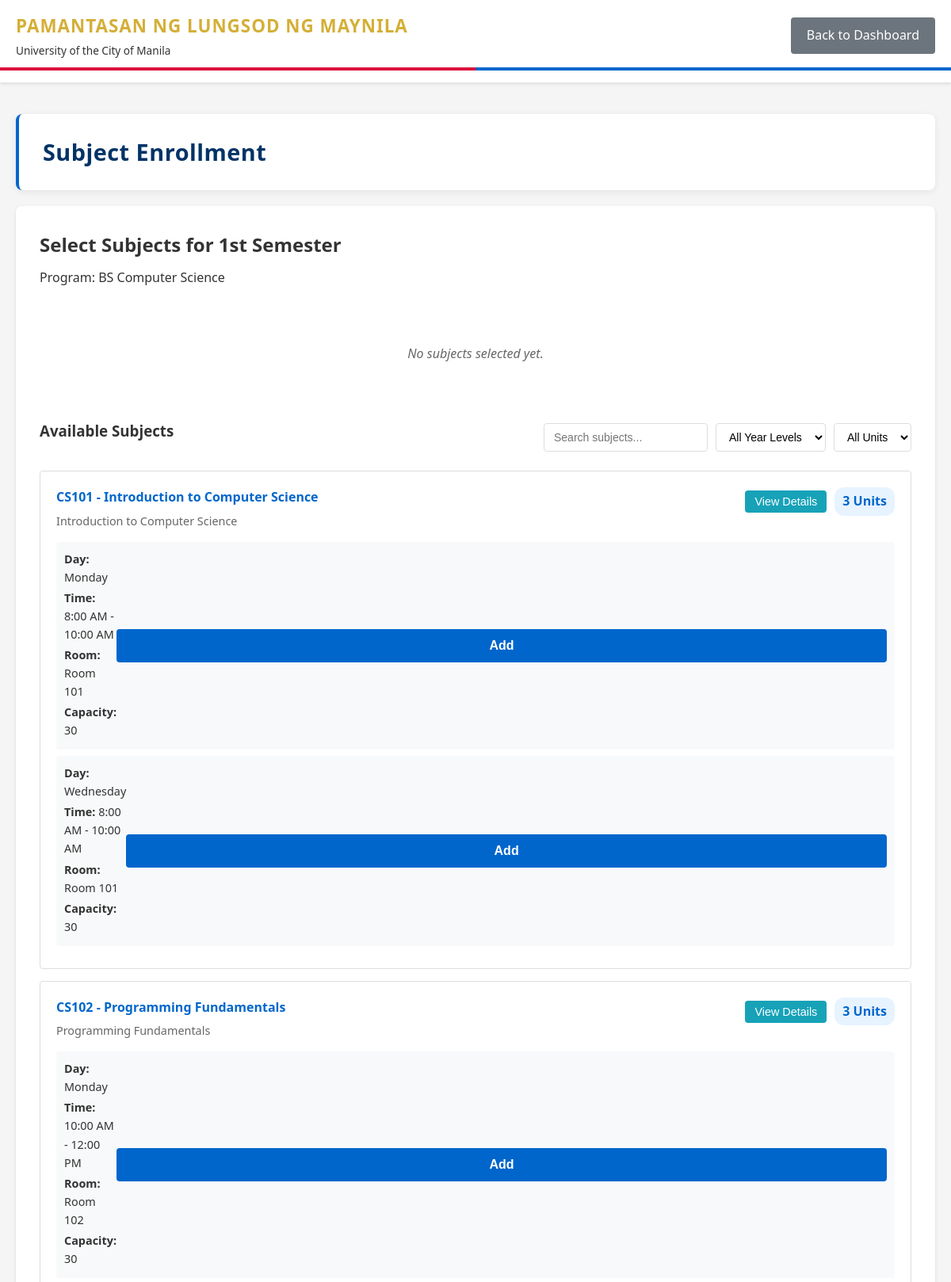
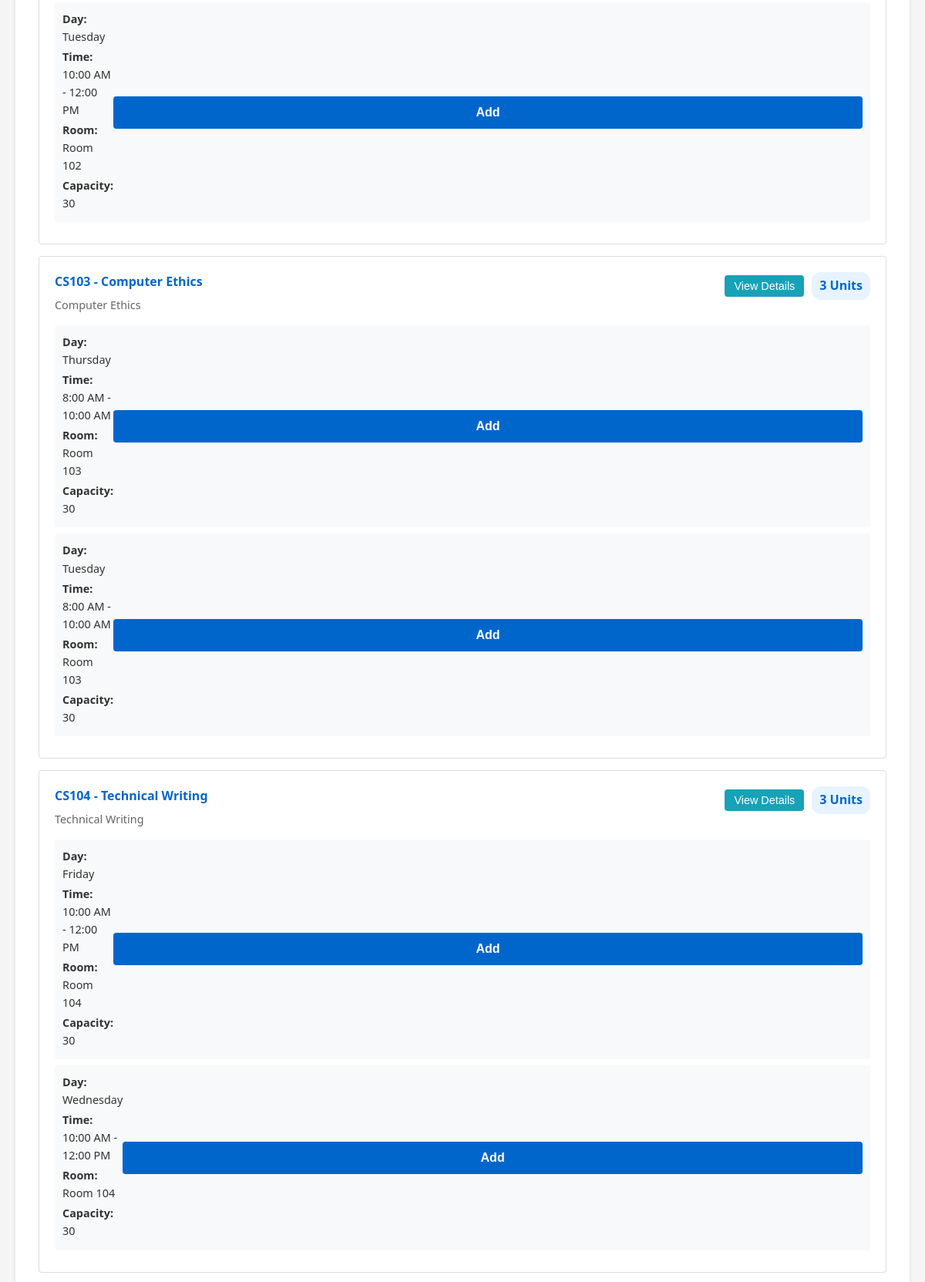
Screenshot of /enroll.php (signed in, upper part) with the database file from the repository (2 pictures, top to bottom).
### tables this page shows
CREATE TABLE students (
    student_id VARCHAR(20) PRIMARY KEY,
    full_name VARCHAR(100) NOT NULL,
    program VARCHAR(50) NOT NULL,
    college VARCHAR(50) NOT NULL,
    plm_email VARCHAR(100),
    year_level INT NOT NULL,
    status ENUM('Regular', 'Irregular') NOT NULL,
    enrollment_status ENUM('Not Enrolled', 'Enrolled') DEFAULT 'Not Enrolled',
    FOREIGN KEY (student_id) REFERENCES users(student_id) ON DELETE CASCADE
);

CREATE TABLE subjects (
    subject_code VARCHAR(20) PRIMARY KEY,
    subject_name VARCHAR(100) NOT NULL,
    units INT NOT NULL,
    program VARCHAR(50) NOT NULL,
    semester ENUM('1st','2nd','Summer') NOT NULL
);

CREATE TABLE sections (
    section_id INT AUTO_INCREMENT PRIMARY KEY,
    subject_code VARCHAR(20) NOT NULL,
    day VARCHAR(20) NOT NULL,
    time_start TIME NOT NULL,
    time_end TIME NOT NULL,
    room VARCHAR(50),
    capacity INT DEFAULT 30,
    FOREIGN KEY (subject_code) REFERENCES subjects(subject_code) ON DELETE CASCADE
);

### config.php (called while the page is built, shortened)
<?php
function sanitize($data) {
    return htmlspecialchars($data, ENT_QUOTES, 'UTF-8');
}

### php/load_subjects.php (called while the page is built, shortened)
<?php
require_once __DIR__ . '/../config.php';
function loadAvailableSubjects($student_id, $semester) {
    $pdo = getDBConnection();
    try {
        $stmt = $pdo->prepare("SELECT program FROM students WHERE student_id = ?");
        $stmt->execute([$student_id]);
        $student = $stmt->fetch();
        $stmt = $pdo->prepare("SELECT s.* FROM subjects s
                              WHERE s.semester = ? AND s.program = ?
                              ORDER BY s.subject_code");
        $stmt->execute([$semester, $student['program']]);
        $subjects = $stmt->fetchAll();
        $stmt = $pdo->prepare("SELECT DISTINCT s.*
                              FROM subjects s
                              INNER JOIN prerequisites p ON s.subject_code = p.prerequisite_code
                              INNER JOIN subjects target_subj ON p.subject_code = target_subj.subject_code
                              WHERE target_subj.program = ?
                              AND target_subj.semester = ?
                              AND s.semester = ?
                              AND s.program != ?
                              ORDER BY s.subject_code");
        $stmt->execute([$student['program'], $semester, $semester, $student['program']]);
        $cross_program_subjects = $stmt->fetchAll();
        $all_subjects = [];
        foreach ($subjects as $subject) {
            $all_subjects[] = $subject;
        }
        foreach ($all_subjects as &$subject) {
            $stmt = $pdo->prepare("SELECT * FROM sections
                                  WHERE subject_code = ?
                                  ORDER BY day, time_start");
            $stmt->execute([$subject['subject_code']]);
            $subject['sections'] = $stmt->fetchAll();
        }
        return $all_subjects;
    } catch (PDOException $e) {
        error_log("Error loading subjects: " . $e->getMessage());
        return [];
    }
}

### enroll.php (the view, shortened to what this page needs)
<?php
require_once 'config.php';
$student_id = getCurrentStudentId();
require_once 'php/load_subjects.php';
$available_subjects = loadAvailableSubjects($student_id, CURRENT_SEMESTER);
$stmt = $pdo->prepare("SELECT program FROM students WHERE student_id = ?");
$stmt->execute([$student_id]);
$student_info = $stmt->fetch();
$student_program = $student_info['program'];
$filtered_subjects = $available_subjects;
$selected_subjects = $_SESSION['selected_subjects'] ?? [];
?>
<!DOCTYPE html>
<html lang="en">
<head>
    <link rel="stylesheet" href="styles.css">
</head>
<body>
    <header class="plm-header">
        <div class="plm-header-content">
            <div class="plm-logo-section">
                <div class="plm-title">
                    <h1 class="plm-main-title">PAMANTASAN NG LUNGSOD NG MAYNILA</h1>
                    <p class="plm-subtitle">University of the City of Manila</p>
                </div>
            </div>
            <div class="plm-header-actions">
                <a href="dashboard.php" class="btn btn-secondary">Back to Dashboard</a>
            </div>
        </div>
        <div class="plm-header-line"></div>
    </header>
    <div class="container">
        <header class="dashboard-header">
            <h1>Subject Enrollment</h1>
        </header>
        <div class="enrollment-container" data-max-units="<?php echo MAX_UNITS_PER_SEMESTER; ?>">
            <div class="enrollment-header">
                <h2>Select Subjects for <?php echo CURRENT_SEMESTER; ?> Semester</h2>
                <p>Program: <?php echo sanitize($student_program); ?></p>
            </div>
            <?php if (!empty($selected_subjects)): ?>
                <div class="selected-subjects">
                    <h3>Selected Subjects</h3>
                    <ul class="subject-list">
                        <?php
                        $total_units = 0;
                        foreach ($selected_subjects as $item):
                            $total_units += $item['units'];
                        ?>
                            <li class="subject-item">
                                <div class="subject-item-info">
                                    <strong><?php echo sanitize($item['subject_code']); ?></strong> -
                                    <?php echo sanitize($item['subject_name']); ?>
                                    <br>
                                    <small>
                                        Section: <?php echo sanitize($item['section_day']); ?>
                                        <?php echo date('g:i A', strtotime($item['section_time_start'])); ?> -
                                        <?php echo date('g:i A', strtotime($item['section_time_end'])); ?>
                                        (<?php echo sanitize($item['section_room']); ?>)
                                    </small>
                                    <br>
                                    <small>Units: <?php echo sanitize($item['units']); ?></small>
                                </div>
                                <div class="subject-item-actions">
                                    <button class="btn btn-danger" onclick="removeSubject('<?php echo sanitize($item['subject_code']); ?>', '<?php echo sanitize($item['section_id']); ?>')">Remove</button>
                                </div>
                            </li>
                        <?php endforeach; ?>
                    </ul>
                    <div class="total-units">
                        Total Units: <?php echo $total_units; ?> / <?php echo MAX_UNITS_PER_SEMESTER; ?>
                    </div>
                </div>
            <?php else: ?>
                <div class="selected-subjects">
                    <p class="no-data">No subjects selected yet.</p>
                </div>
            <?php endif; ?>
            <div class="available-subjects">
                <div class="subjects-header">
                    <h3>Available Subjects</h3>
                    <div class="search-filter-container">
                        <input type="text" id="subjectSearch" placeholder="Search subjects..." class="search-input" onkeyup="filterSubjects()">
                        <select id="yearFilter" class="filter-select" onchange="filterSubjects()">
                            <option value="">All Year Levels</option>
                        </select>
                        <select id="unitsFilter" class="filter-select" onchange="filterSubjects()">
                            <option value="">All Units</option>
                        </select>
                    </div>
                </div>
                <?php if (empty($filtered_subjects)): ?>
                    <p class="no-data">No available subjects for your program this semester.</p>
                <?php else: ?>
                    <?php foreach ($filtered_subjects as $subject):
                        $year_level = 1;
                        if (preg_match('/^[A-Z]+([0-9])/', $subject['subject_code'], $matches)) {
                            $first_digit = intval($matches[1]);
                            if ($first_digit == 2) $year_level = 2;
                            elseif ($first_digit == 3) $year_level = 3;
                            elseif ($first_digit == 4) $year_level = 4;
                        }
                    ?>
                        <div class="subject-card" data-subject-code="<?php echo strtolower($subject['subject_code']); ?>"
                             data-subject-name="<?php echo strtolower($subject['subject_name']); ?>"
                             data-year-level="<?php echo $year_level; ?>"
                             data-units="<?php echo $subject['units']; ?>"
                             data-program="<?php echo isset($subject['is_cross_program']) && $subject['is_cross_program'] ? 'cross' : 'main'; ?>">
                            <div class="subject-card-header">
                                <div class="subject-card-title">
                                    <h4>
                                        <?php echo sanitize($subject['subject_code']); ?> - <?php echo sanitize($subject['subject_name']); ?>
                                    </h4>
                                    <p><?php echo sanitize($subject['subject_name']); ?></p>
                                </div>
                                <div class="subject-card-actions">
                                    <button class="btn btn-info btn-sm" onclick="showSubjectDetails('<?php echo sanitize($subject['subject_code']); ?>')">View Details</button>
                                    <span class="units-badge"><?php echo sanitize($subject['units']); ?> Units</span>
                                </div>
                            </div>
                            <?php if (!empty($subject['sections'])): ?>
                                <div class="section-list">
                                    <?php foreach ($subject['sections'] as $section): ?>
                                        <?php
                                        $is_selected = false;
                                        ?>
                                        <div class="section-item">
                                            <div class="section-info">
                                                <span><strong>Day:</strong> <?php echo sanitize($section['day']); ?></span>
                                                <span><strong>Time:</strong>
                                                    <?php echo date('g:i A', strtotime($section['time_start'])); ?> -
                                                    <?php echo date('g:i A', strtotime($section['time_end'])); ?>
                                                </span>
                                                <span><strong>Room:</strong> <?php echo sanitize($section['room']); ?></span>
                                                <span><strong>Capacity:</strong> <?php echo sanitize($section['capacity']); ?></span>
                                            </div>
                                            <?php if ($is_selected): ?>
                                                <button class="btn btn-disabled" disabled>Selected</button>
                                            <?php else: ?>
                                                <button class="btn btn-primary"
                                                        onclick="addSubject('<?php echo sanitize($subject['subject_code']); ?>', '<?php echo $section['section_id']; ?>')">
                                                    Add
                                                </button>
                                            <?php endif; ?>
                                        </div>
                                    <?php endforeach; ?>
                                </div>
                            <?php else: ?>
                                <p class="no-data">No sections available for this subject.</p>
                            <?php endif; ?>
                        </div>
                    <?php endforeach; ?>
                <?php endif; ?>
            </div>
        </div>
    </div>
</body>
</html>

### styles.css (style rules this page uses)
* { margin: 0; padding: 0; box-sizing: border-box; }
:root { --plm-blue: #003366; --plm-light-blue: #0066cc; --plm-gold: #D4AF37; --plm-red: #DC143C; --plm-white: #FFFFFF; --plm-gray: #F5F5F5; }
body { font-family: 'Segoe UI', Tahoma, Geneva, Verdana, sans-serif; background-color: #f5f5f5; color: #333; line-height: 1.6; }
.plm-header { background-color: var(--plm-white); padding: 15px 0; box-shadow: 0 2px 4px rgba(0,0,0,0.1); position: relative; z-index: 100; }
.plm-header-content { max-width: 1200px; margin: 0; padding: 0 20px 0 0; display: flex; justify-content: space-between; align-items: center; }
.plm-logo-section { display: flex; align-items: center; gap: 15px; margin-left: 0; padding-left: 20px; flex: 1; }
.plm-title { flex: 1; }
.plm-main-title { font-size: 1.4em; font-weight: bold; color: var(--plm-gold); margin: 0; letter-spacing: 1px; }
.plm-subtitle { font-size: 0.85em; color: #333; margin: 2px 0 0 0; }
.plm-header-actions { display: flex; align-items: center; gap: 20px; margin-left: auto; flex-shrink: 0; }
.plm-header-line { height: 4px; background: linear-gradient(to right, var(--plm-red) 0%, var(--plm-red) 50%, var(--plm-light-blue) 50%, var(--plm-light-blue) 100%); margin-top: 10px; }
.container { max-width: 1200px; margin: 0 auto; padding: 20px; }
.btn { padding: 10px 20px; border: none; border-radius: 4px; cursor: pointer; font-size: 1em; text-decoration: none; display: inline-block; text-align: center; transition: background-color 0.3s; }
.btn-primary { background-color: var(--plm-light-blue); color: white; width: 100%; font-weight: 600; padding: 12px 20px; border-radius: 4px; }
.btn-secondary { background-color: #6c757d; color: white; }
.dashboard-header { background: white; padding: 25px 30px; border-radius: 8px; margin: 20px 0; box-shadow: 0 2px 8px rgba(0,0,0,0.08); border-left: 4px solid var(--plm-light-blue); }
.dashboard-header h1 { color: var(--plm-blue); font-size: 1.8em; font-weight: 600; margin: 0; letter-spacing: 0.5px; }
.no-data { text-align: center; color: #666; padding: 40px; font-style: italic; }
.enrollment-container { background: white; padding: 30px; border-radius: 8px; box-shadow: 0 2px 5px rgba(0,0,0,0.1); }
.enrollment-header { margin-bottom: 30px; }
.enrollment-header h2 { color: #333; margin-bottom: 10px; }
.selected-subjects { margin-bottom: 30px; }
.available-subjects { margin-top: 30px; }
.available-subjects h3 { margin-bottom: 15px; color: #333; }
.subject-card { background: white; border: 1px solid #ddd; border-radius: 4px; padding: 20px; margin-bottom: 15px; transition: box-shadow 0.3s; }
.subject-card-header { display: flex; justify-content: space-between; align-items: start; margin-bottom: 15px; }
.subject-card-title { flex: 1; }
.subject-card-title h4 { color: var(--plm-light-blue); margin-bottom: 5px; }
.subject-card-title p { color: #666; font-size: 0.9em; }
.units-badge { background-color: #e7f3ff; color: var(--plm-light-blue); padding: 5px 10px; border-radius: 12px; font-weight: 600; }
.section-list { margin-top: 15px; }
.section-item { padding: 10px; background: #f8f9fa; margin-bottom: 8px; border-radius: 4px; display: flex; justify-content: space-between; align-items: center; }
.section-info { flex: 1; }
.section-info span { display: block; margin-bottom: 3px; font-size: 0.9em; }
.subjects-header { display: flex; justify-content: space-between; align-items: center; margin-bottom: 20px; flex-wrap: wrap; gap: 15px; }
.search-filter-container { display: flex; gap: 10px; flex-wrap: wrap; }
.search-input { padding: 8px 12px; border: 1px solid #ddd; border-radius: 4px; font-size: 14px; min-width: 200px; }
.filter-select { padding: 8px 12px; border: 1px solid #ddd; border-radius: 4px; font-size: 14px; background: white; cursor: pointer; }
.subject-card-actions { display: flex; gap: 10px; align-items: center; }
.btn-sm { padding: 6px 12px; font-size: 0.9em; }
.btn-info { background-color: #17a2b8; color: white; }

### rows the page displays
students: program "BS Computer Science"
subjects: subject_code "CS101", subject_name "Introduction to Computer Science", units "3"
sections: day "Monday", time_start "8:00 AM", time_end "10:00 AM", room "Room 101", capacity "30"
sections: day "Wednesday", time_start "8:00 AM", time_end "10:00 AM", room "Room 101", capacity "30"
subjects: subject_code "CS102", subject_name "Programming Fundamentals", units "3"
sections: day "Monday", time_start "10:00 AM", time_end "12:00 PM", room "Room 102", capacity "30"
sections: day "Tuesday", time_start "10:00 AM", time_end "12:00 PM", room "Room 102", capacity "30"
subjects: subject_code "CS103", subject_name "Computer Ethics", units "3"
sections: day "Thursday", time_start "8:00 AM", time_end "10:00 AM", room "Room 103", capacity "30"
sections: day "Tuesday", time_start "8:00 AM", time_end "10:00 AM", room "Room 103", capacity "30"
subjects: subject_code "CS104", subject_name "Technical Writing", units "3"
sections: day "Friday", time_start "10:00 AM", time_end "12:00 PM", room "Room 104", capacity "30"
sections: day "Wednesday", time_start "10:00 AM", time_end "12:00 PM", room "Room 104", capacity "30"

### other values shown
CURRENT_SEMESTER "1st"
